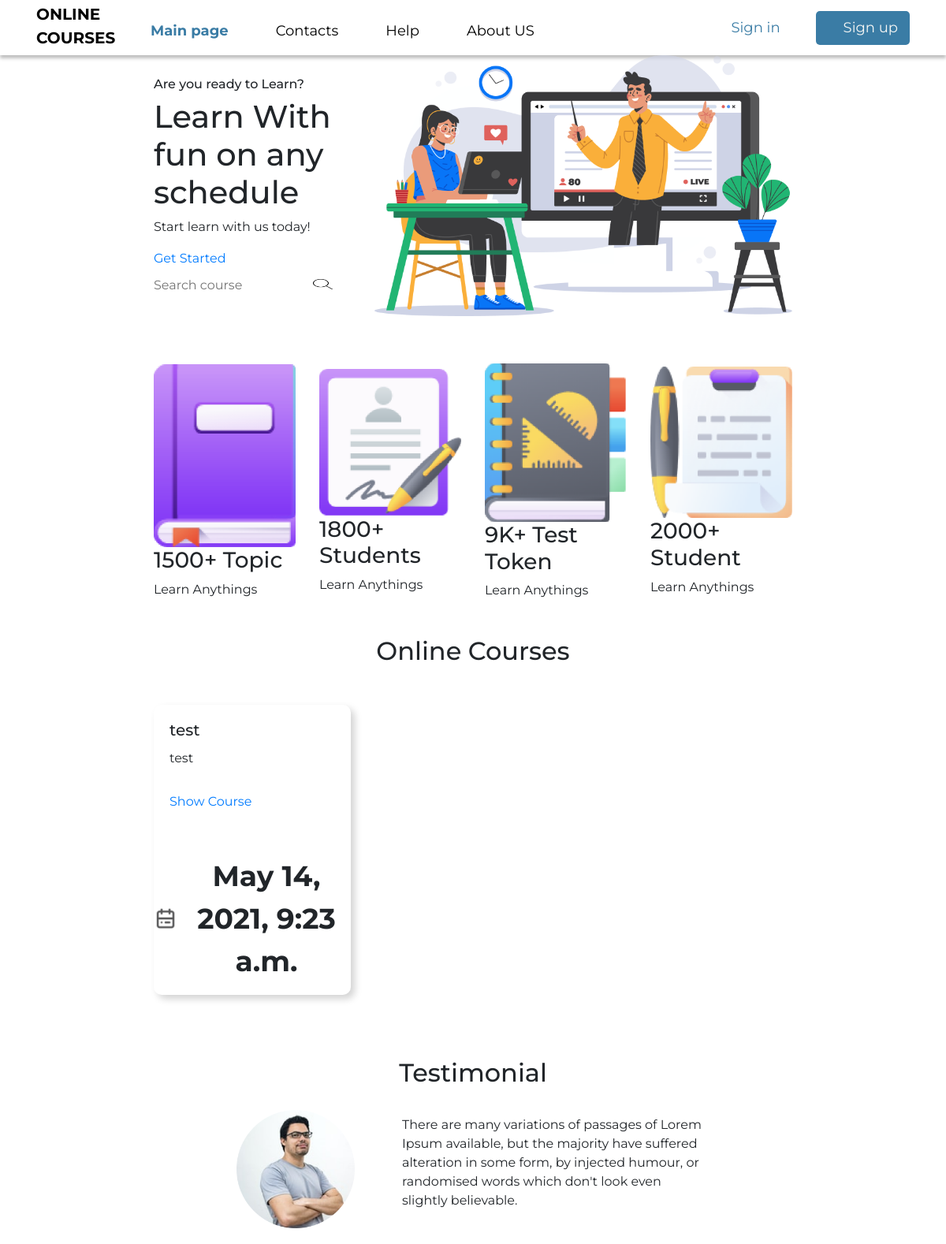
The page / on the database its author committed.
### app/models.py (models this page shows, shortened)
class Courses(models.Model):
    course_name = models.CharField(max_length=1000)
    course_description = models.TextField('description')
    course_date = models.DateTimeField('date created', auto_now_add=True)
    sum_rating = models.FloatField(default=0.0)
    count_rating = models.FloatField(default=0.0)
    course_requirements = models.TextField('requirements')

### app/views.py (the view)
# urls.py: path('', IndexView.as_view(), name='index'),
class IndexView(ListView):
    template_name = "app/index.html"
    context_object_name = "latest_courses"
    queryset = Courses.objects.order_by('course_name')

### app/templates/app/index.html (shortened to what this page needs)
<!DOCTYPE html>
<html lang="en">
<head>
    {% load static %}
    <link rel="stylesheet" href="https://stackpath.bootstrapcdn.com/bootstrap/4.5.0/css/bootstrap.min.css"
>
    <link href="{% static 'app/css/auth.css' %}" rel="stylesheet">
    <link href="{% static 'app/css/courses.css' %}" rel="stylesheet">
    <link href="{% static 'app/css/footer.css' %}" rel="stylesheet">
    <link href="{% static 'app/css/main.css' %}" rel="stylesheet">
    <link href="{% static 'app/css/navbar.css' %}" rel="stylesheet">
    <link href="{% static 'app/css/responsive.css' %}" rel="stylesheet">
    <link href="{% static 'app/css/style.css' %}" rel="stylesheet">
</head>
<body>
    <nav class="navbar">
        <ul class="nav-links">
            <a href="/" class="logo">
                <span>
                    ONLINE COURSES
                </span>
            </a>
            <li class="nav-item active"><a href="/">Main page</a></li>
            <li class="nav-item"><a href="{% url 'contactUs' %}">Contacts</a></li>
            <li class="nav-item"><a href="{% url 'help' %}">Help</a></li>
            <li class="nav-item"><a href="{% url 'aboutUs' %}">About US</a></li>
        </ul>
        {%block login%}
        {% if user.is_authenticated%}
        <ul class="nav-links">
            <li class="nav-item colored"><a href="{% url 'logout' %}">log out</a></li>
            <li class="nav-item button"><a href="{% url 'profile' user.username%}">{{user.username}}</a></li>
        </ul>
        {%else%}
        <ul class="nav-links">
            <li class="nav-item colored"><a href="{% url 'login' %}">Sign in</a></li>
            <li class="nav-item button"><a href="{% url 'registration' %}">Sign up</a></li>
        </ul>
        {%endif%}
        {%endblock%}
    </nav>
    <main>
        <section class="banner-part" style="padding-bottom:60px">
            <div class="container">
                <div class="row align-items-center">
                    <div class="col-md-4 col-lg-4">
                        <h6 class="red-highlight">Are you ready to Learn?</h6>
                        <h1>Learn With fun on <span class="blue-bg">any schedule</span></h1>
                        <p>Start learn with us today!</p>
                        <a class="button-highlight" href="{% url 'login' %}">Get Started</a>
                        <form class="" action="{%url 'search_by_course_text' %}" method="post" style="padding-top: 10px;">
                            <input id="search_field"  style="border:none" type="text" name="search_field" value="" method='POST' placeholder="Search course" required>
                            <input type="image" src="{% static 'app/img/seacrh.png' %}" style="margin-left:6px" name="submit" width="25" height="13" alt="submit"/>
                        </form>
                    </div>
                    <div class="col-md-8 col-lg-8 img-right">
                        <img class="img-fluid" src="{% static 'app/img/Photos/Illustration.png' %}" alt="">
                    </div>
                </div>
            </div>
        </section>
        <section class="categories" style="padding-bottom: 30px;">
            <div class="container">
                <div class="row align-items-center">
                    <div class="col-md-3 col-lg-3 col-sm-12">
                        <div class="cat-item">
                            <img class="img-fluid" src="{% static 'app/img/ICON/book.png' %}" alt="">
                            <h3>1500+ Topic</h3>
                            <p>Learn Anythings</p>
                        </div>
                    </div>
                    <div class="col-md-3 col-lg-3 col-sm-12">
                        <div class="cat-item">
                            <img class="img-fluid" src="{% static 'app/img/ICON/Student.png' %}" alt="">
                            <h3>1800+ Students</h3>
                            <p>Learn Anythings</p>
                        </div>
                    </div>
                    <div class="col-md-3 col-lg-3 col-sm-12">
                        <div class="cat-item">
                            <img class="img-fluid" src="{% static 'app/img/ICON/Students.png' %}" alt="">
                            <h3>9K+ Test Token</h3>
                            <p>Learn Anythings</p>
                        </div>
                    </div>
                    <div class="col-md-3 col-lg-3 col-sm-12">
                        <div class="cat-item">
                            <img class="img-fluid" src="{% static 'app/img/ICON/Test.png' %}" alt="">
                            <h3>2000+ Student</h3>
                            <p>Learn Anythings</p>
                        </div>
                    </div>
                </div>
            </div>
        </section>
        <section class="course-section">
            <div class="text">
                <h2>Online Courses</h2>
            </div>
            <div class="container course-content">
                {% if latest_courses %}
                <div class="card-deck row">
                    {% for course in latest_courses %}
                    <div class="col-sm-12 col-md-4 col-lg-4">
                        <div class="card">
                            <div class="card-body">
                                <h5 class="card-title">{{course.course_name}}</h5>
                                <p class="card-text">{{course.course_description|truncatewords:10}}</p>
                                <a class="button-highlight buy-course-button" href="{% url 'get_course_by_id' course.id%}">Show Course</a>
                            </div>
                            <div class="card-item d-flex justify-content-around">
                                <div class="text d-flex justify-content-start align-items-center">
                                    <img src="{% static 'app/img/ICON/calendar.png' %}" alt="">
                                    <p>{{course.course_date}}</p>
                                </div>
                            </div>
                        </div>
                    </div>
                    {% endfor %}
                {% else %}
                    <p> "No available courses" </p>
                {% endif %}
                </div>
            </div>
        </section>
        <section id="testimonial">
            <div class="text">
                <h2>Testimonial</h2>
            </div>
            <div class="container test-area">
                <div class="row">
                    <div class="col-md-12 col-sm-12 text-item d-flex justify-content-center align-items-center">
                        <img src="{% static 'app/img/Photos/Man.png' %}" alt="">
                        <p class="text-blog">There are many variations of passages of Lorem Ipsum available, but the
                            majority have suffered alteration in some form, by injected humour,
                            or randomised words which don't look even slightly believable.</p>
                    </div>
                </div>
            </div>
        </section>
    </main>
</body>
</html>

### app/static/app/css/main.css (style rules this page uses)
html { box-sizing: border-box; }
main { margin: 0px 180px 0px 180px; }
*, *::before, *::after { box-sizing: inherit; margin: 0; padding: 0; }
* { font-family: 'Montserrat', sans-serif; }

### app/static/app/css/navbar.css (style rules this page uses)
nav { width: 100%; height: 90px; background-color: white; padding-left: 150px; padding-right: 150px; display: flex; justify-content: space-between; align-items: center; box-shadow: 0px 4px 4px rgba(0, 0, 0, 0.25); position:fixed; }
.navbar { margin-top: -20px; }
.logo { text-decoration: none; font-weight: bold; color: black; width: 100px; font-size: 20px; display: inline-block; margin-top: -15px; }
.nav-links { margin: 30px; list-style: none; display: flex; }
.nav-item { margin-left: 30px; }
.nav-item a { font-style: normal; font-weight: normal; font-size: 18px; line-height: 23px; display: inline-block; padding: 10px 15px; text-decoration: none; color: black; }
.active a { font-style: normal; font-weight: bold; font-size: 18px; line-height: 23px; color: #3A7CA5 !important; }
.button { padding-left:20px; background-color: #3A7CA5; border-radius: 5px; transition: all ease-in-out 100ms; margin-top: -10px; }
.button a { color: #F5F6F4 !important; }
.colored a { color: #3A7CA5; margin-top: -10px; }

### app/static/app/css/style.css (style rules this page uses)
.text { text-align: center; font-weight: 700; font-size: 36px; }
.course-content { padding-top: 40px; padding-bottom: 80px; }
.course-content .col-md-4 { padding-right: 0; padding-left: 0; }
.card { border: none; border-radius: 10px; box-shadow: 5px 5px 10px lightgray; }
.course-section .card .card-text { padding-bottom: 15px; }
.course-section .card-item { padding-top: 20px; }
.course-section .card-item img { width: 30px; }
.course-section .card-item p { padding-top: 15px; padding-left: 6px; }
#testimonial .test-area img { width: 150px; }
#testimonial .test-area .text-blog { padding-left: 60px; }
#testimonial .test-area .text-item { padding: 20px 120px 0; }

### rows shown on the page
Courses: course_name "test", course_description "test", course_date "May 14, 2021, 9:23 a.m."
